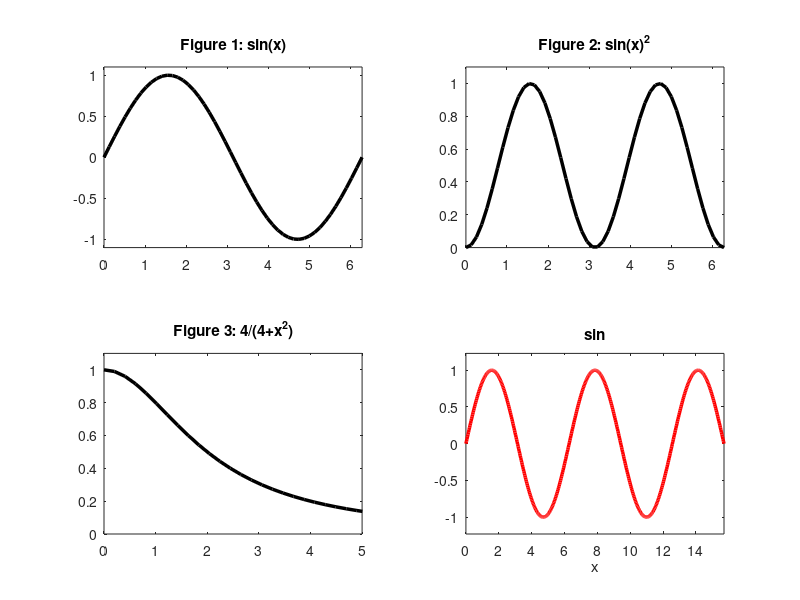

Here is the MATLAB script that generated this plot: (Note: this script raises an error after producing the figure.)
% CHAPTER 6
%%  6.1 plot
x=linspace(0, 4*pi, 200);
y=cos(x);
plot(x,y,'LineWidth', 2.5,'Color',[0,0,0]);
axis([0 4*pi -1 1]);
%%  6.1a  plot 2
plot(y,'LineWidth', 2.5,'Color',[0,0,0]);
%% 6.1.1
t=linspace(0, 4*pi, 200);
y=cos(t);
plot(t,y,'LineWidth', 2.5,'Color',[0,0,0]);
axis([0 4*pi -1 1])
xlabel('time t')
ylabel('y(t)')
title('Figure 1')
grid on
%% 6.1.1a
x=linspace(0, 4*pi, 50);
y=cos(x);
plot(x,y,'kx-','LineWidth',2.5,'MarkerSize',10)
axis([0 4*pi -1 1])
pause
plot(x,y,'Color',[0,0,0],'LineWidth',2.5)
axis([0 4*pi -1 1])
pause
plot(x,y,'k-','LineWidth',2.5)
axis([0 4*pi -1 1])
pause
plot(x,y,'kx-','LineWidth',2.5,'MarkerSize',10)
axis([0 4*pi -1 1])
 %% 6.2.1-6.2.2  Handlers
x=0:0.1:4;
y=exp(-x);
Hfig_1=plot(x,y);
set(Hfig_1,'LineWidth', 2.5,'Color', [0 0 0])
%% 6.2.3
set(gcf,'Color', [0.5, 0.5, 0.5])
%% 6.2.3a
p2=gca;
get(p2)
set(p2,'Ytick',0:0.2:1,'YGrid' ,'on')
%% 6.3.1 scatter plot
x=0:0.2:4*pi;
y=sin(x);
scatter(x,y,'k+');
axis([0 4*pi -1.1 1.1]);
set(gca,'YTick',-1:0.5:1);
box on
%% 6.3.2  stem
x=0:0.2:2*pi;
a=sin(x);
st=stem(x,a);
axis([0 2*pi -1.1 1.1])
set(st,'Color',[0,0,0],'LineWidth',2.5)
%% 6.4  multi-figures
x=linspace(0, 4*pi, 30);
y1=cos(x);
y2=2*x./(1+x.^2)-0.5;
ff1=plot(x,y1,'kx-',x,y2,'k--');
axis([0 4*pi -1 1])
set(ff1,'LineWidth',2.5,'MarkerSize',12)
set(gca,'YTick',-1:0.5:1);
%% 6.4a
x=linspace(0, 3*pi, 200)';
y1=cos(x);
y2=2*x./(1+x.^2)-0.5;
w=[y1,y2];
ff2=plot(x,w);
axis([0 3*pi -1 1])
set(ff2,'Color',[0 0 0],'LineWidth',2.5)
set(ff2(2),'LineStyle','--')
set(gca,'YTick',-1:0.5:1,'XTick',0:2:3*pi);
%%  6.4.1  hold on
x=linspace(0, 3*pi, 200);
y1=cos(x);
y2=2*x./(1+x.^2)-0.5;
plot(x,y1,'k-','LineWidth',2.5);
axis([0 3*pi -1 1])
hold on
plot(x,y2,'k:','LineWidth',2.5);
set(gca,'YTick',-1:0.5:1,'XTick',0:2:3*pi);
hold off
%% 6.5
x1=linspace(0,2*pi,50);
y1=sin(x1);
y2=sin(x1).^2;
x2=linspace(0,10,50);
y3=4./(4+x2.^2);
y4=exp(-x2).*sin(x2);
subplot(2,2,1)
plot(x1,y1,'k-','LineWidth',2.5)
axis([0 2*pi -1.1 1.1])
title('Figure 1: sin(x)')
subplot(2,2,2)
plot(x1,y2,'k-','LineWidth',2.5)
axis([0 2*pi 0 1.1])
title('Figure 2: sin(x)^2')
subplot(2,2,3)
plot(x2,y3,'k-','LineWidth',2.5)
axis([0 5 0 1.1])
title('Figure 3: 4/(4+x^2)')
subplot(2,2,4)
plot(x2,y4,'k-','LineWidth',2.5)
axis([0 6 -0.1 0.5])
title('Figure 4: exp(-x) sin(x)')

%% 6.6  ezplot
fsin=@sin;
fez1=ezplot(fsin, [0, 5*pi]);
set(fez1,'Color',[0,0,0],'LineWidth',2.5)
pause
fez11=ezplot('sin', [0, 5*pi]);
set(fez11,'Color',[1,0,0],'LineWidth',2.5)
%% 6.6a
fez3=ezplot(@(x) sin(x)/(1+x), [0,6*pi,-0.3,0.5]);
set(fez3,'Color',[0,0,0],'LineWidth',2.5)
pause
fez31=ezplot('sin(x)/(1+x)', [0,6*pi,-0.3,0.5]);
set(fez31,'Color',[1,0,0],'LineWidth',2.5)
%%  6.6b
fez2=ezplot(@cos);
set(fez2,'Color',[0,0,0],'LineWidth',2.5)
pause
fez21=ezplot('cos(x)');
set(fez21,'Color',[1,0,0],'LineWidth',2.5)
%% 6.7  errorbars
t=0:0.2:12;
y=sin(t/2);
ey=0.1*y;
plot(t,y)
errorbar(t,y,ey,'Color',[0,0,0],'LineWidth',2.5);
axis([0 12 -1.2 1.2])
%% 6.8  histogram
x=-2.9:0.2:2.9;
y=randn(5000,1);
hist(y,x)
hold on
fez3=ezplot(@(x) 5000*0.2.*exp(-x.^2./2)./sqrt(2*pi),[-3 3]);
set(fez3,'Color',[0,0,0],'LineWidth',2.5);
axis([-3 3 0 450])
hold off
%%
%% 6.8  histogram
x=-2.9:0.2:2.9;
y=randn(5000,1);
hist(y,x)
hold on
axis([-3 3 0 450])
hold off
%% 6.9  log-plots
x=0.0:0.5:10;
y=exp(x);
semilogy(x,y,'k-','LineWidth',2.5);
%%  6.9a
x=1:2:100;
y=log(x)+2;
fx=semilogx(x,y);
set(fx,'LineWidth', 2.5,'Color', [0 0 0]);
%% 6.9b  log-plots
x=1:2:100;
y=x.^4;
fgg=loglog(x,y);
set(fgg,'LineWidth', 2.5,'Color', [0 0 0]);
%% 6.10.1  polar
th=linspace(0, 2*pi, 150);
rth=sin(2.*th).^2;
fp=polar(th, rth);
set(fp,'LineWidth', 2.5,'Color', [0 0 0]);
%%  6.10.2
fez4=ezpolar( @(t) (sin(2*t)).^2,[0,2*pi]);
set(fez4,'LineWidth', 2.5,'Color', [0 0 0]);
pause
fez41=ezpolar( '(sin(2*t)).^2',[0,2*pi]);
set(fez41,'LineWidth', 2.5,'Color', [1 0 0]);
%% 6.11.1 parametric plot
fez5=ezplot(@(t) sin(2*t), @(t) cos(3*t), [0,2*pi]);
set(fez5,'LineWidth', 2.5,'Color', [0 0 0]);
pause
fez51=ezplot('sin(2*t)', 'cos(3*t)', [0,2*pi]);
set(fez51,'LineWidth', 2.5,'Color', [1 0 0]);
%% 6.11.2 Implicit plots
fez6=ezplot(@(x,y) x.^2-y.^2-4);
set(fez6,'LineWidth', 2.5,'Color', [0 0 0]);
pause
fez61=ezplot('x.^2-y.^2-4');
set(fez61,'LineWidth', 2.5,'Color', [1 0 0]);
%%
fez7=ezplot(@(x,y) x.^2-y.^2-4,[-5,5,-5,5]);
set(fez7,'LineWidth', 2.5,'Color', [0 0 0]);
pause
fez71=ezplot('x.^2-y.^2-4',[-5,5,-5,5]);
set(fez71,'LineWidth', 2.5,'Color', [1 0 0]);